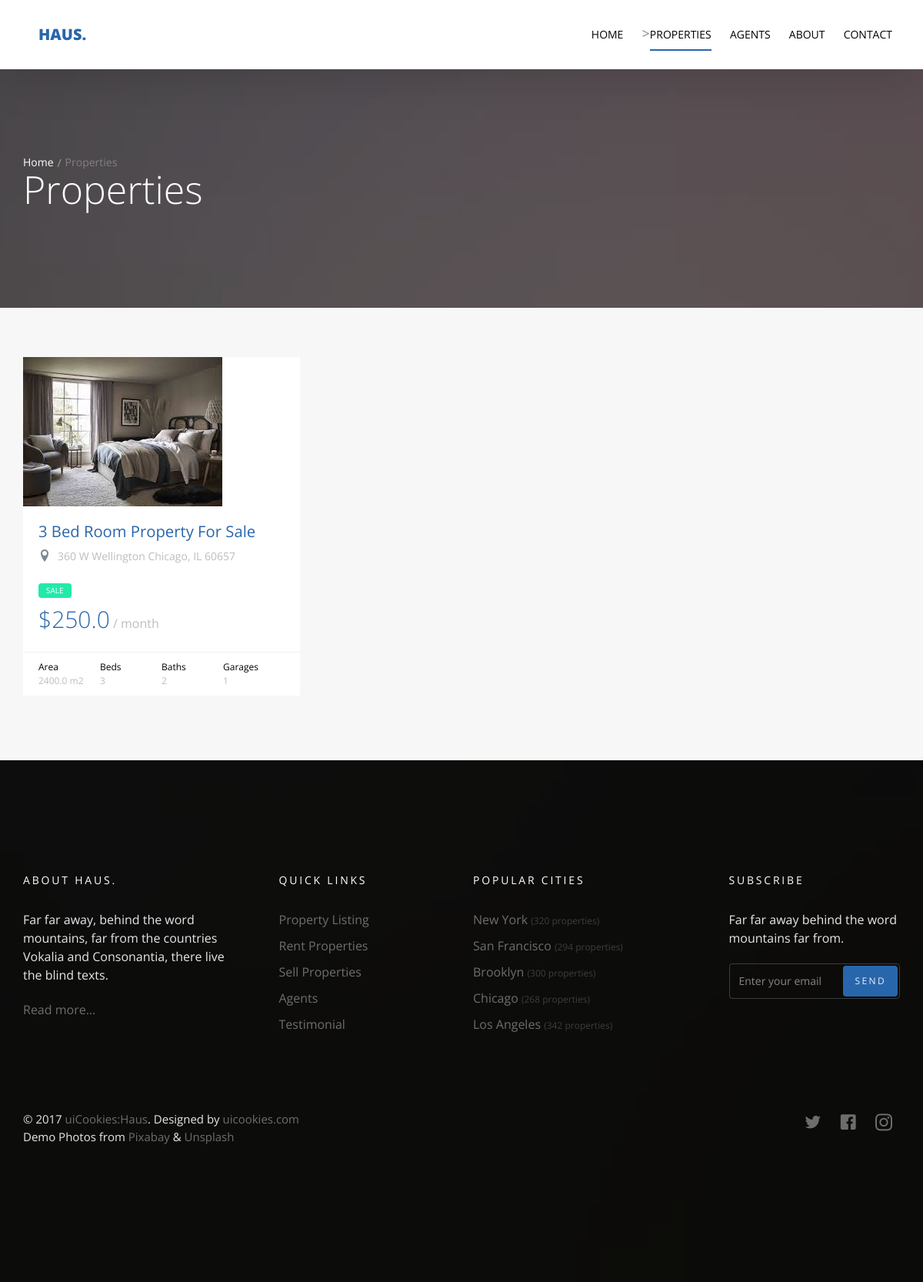
Screenshot of /property/ with the database file from the repository.
### property/models.py (models this page shows)
class Property(models.Model):
    name = models.CharField(max_length=50)
    type = models.CharField(max_length=5, choices=property_type)
    price = models.FloatField()
    category = models.ForeignKey('Category', null=True, on_delete=models.SET_NULL)
    area = models.FloatField()
    beds_number = models.PositiveIntegerField()
    baths_number = models.PositiveIntegerField()
    garages_number = models.PositiveIntegerField()
    image = models.ImageField(upload_to='property/', null=True)
    location = models.CharField(max_length=50, null=True)
    def __str__(self):
        return self.name
    class Meta:
        verbose_name = 'Property'
        verbose_name_plural = 'Properties'

### property/views.py (the view)
# urls.py: path('', views.property_list, name='property_list'),
def property_list(request):
    property_list = Property.objects.all()
    template = 'property/list.html'
    search_query = request.GET.get('q')
    property_type = request.GET.get('property_type', None)
    if search_query or property_type:
        property_list = property_list.filter(
            Q(name__icontains=search_query) &
            Q(type__icontains=property_type[0])
        )
    context = {
        'property_list': property_list
    }
    return render(request, template, context)

### property/templates/property/list.html (shortened to what this page needs)
{% extends 'base.html' %}
{% block body %}
  <section class="probootstrap-slider flexslider2 page-inner">
    <div class="overlay"></div>
    <div class="probootstrap-wrap-banner">
      <div class="container">
        <div class="row">
          <div class="col-md-8">
            <div class="page-title probootstrap-animate">
              <div class="probootstrap-breadcrumbs">
                <a href="">Home</a><span>Properties</span>
              </div>
              <h1>Properties</h1>
            </div>
          </div>
        </div>
      </div>
    </div>
    <ul class="slides">
      <li style="background-image: url(img/slider_1.jpg);"></li>
    </ul>
  </section>
  <section class="probootstrap-section probootstrap-section-lighter">
    <div class="container">
      <div class="row">
        {% if property_list %}
          {% for property in property_list %}
            <div class="col-md-4 col-sm-6">
              <div class="probootstrap-card probootstrap-listing">
                <div class="probootstrap-card-media">
                  <img src="{{property.image.url}}" class="img-responsive" alt="Free HTML5 Template by uicookies.com">
                </div>
                <div class="probootstrap-card-text">
                  <h2 class="probootstrap-card-heading"><a href="{% url 'property:property_detail' property.id %}">{{property}}</a></h2>
                  <div class="probootstrap-listing-location">
                    <i class="icon-location2"></i> <span>360 W Wellington Chicago, IL 60657</span>
                  </div>
                  <div class="probootstrap-listing-category for-sale"><span>{{property.type}}</span></div>
                  <div class="probootstrap-listing-price"><strong>${{property.price}}</strong> / month</div>
                </div>
                <div class="probootstrap-card-extra">
                  <ul>
                    <li>
                      Area
                      <span>{{property.area}} m2</span>
                    </li>
                    <li>
                      Beds
                      <span>{{property.beds_number}}</span>
                    </li>
                    <li>
                      Baths
                      <span>{{property.baths_number}}</span>
                    </li>
                    <li>
                      Garages
                      <span>{{property.garages_number}}</span>
                    </li>
                  </ul>
                </div>
              </div>
            </div>
          {% endfor %}
        {% else %}
          <div class="col-md-10 col-sm-10">
            <h2>No Properties With This Name Or Type </h2>
          </div>
        {% endif %}
      </div>
    </div>
  </section>
  {% endblock body %}

### rows the page displays
Property: image (picture), name "3 Bed Room Property For Sale", type "SALE", price "250.0", area "2400.0", beds_number "3", baths_number "2", garages_number "1"
